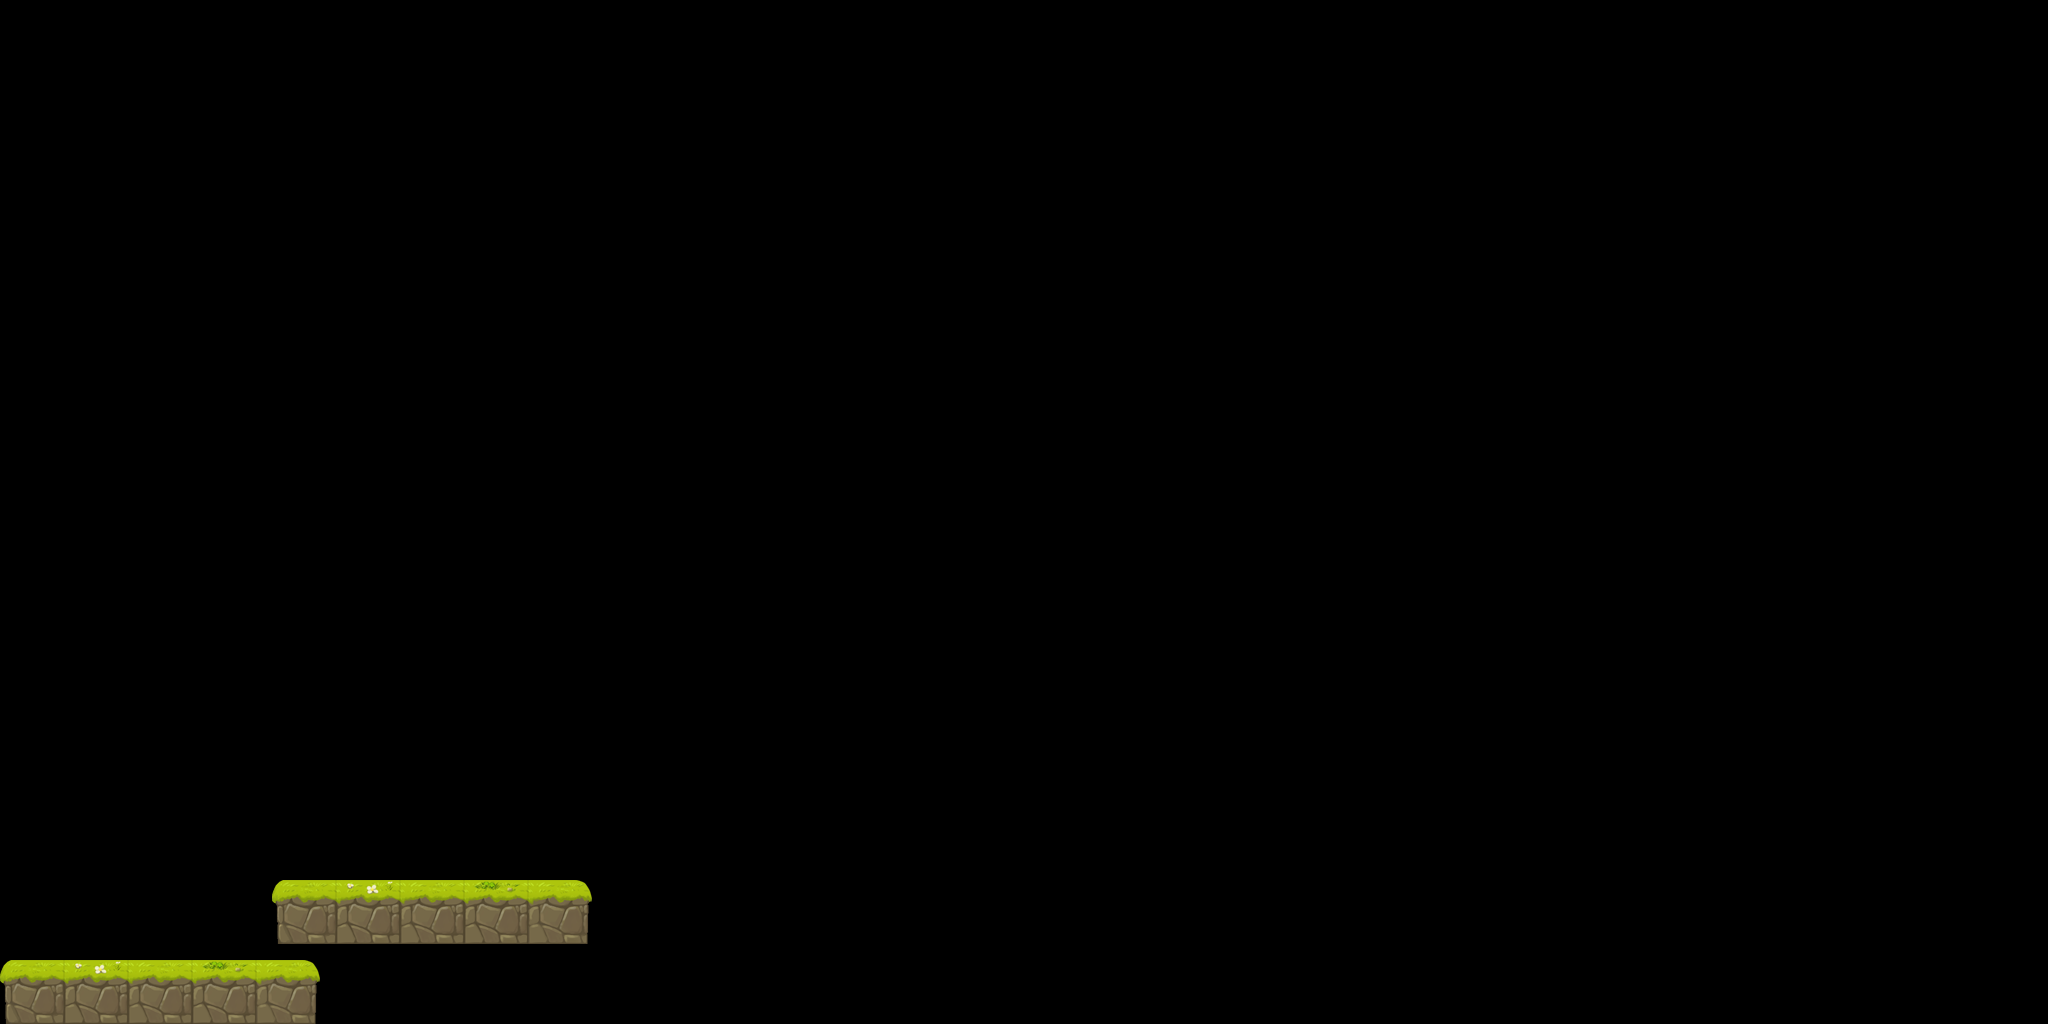

A 2D game scene composited from a Tiled map and its tileset images. What follows is a short description and the map's XML, with each tile layer's data collapsed to a summary:
An orthogonal 128x64 tile map with 16x16 px tiles, 1 tile layer (Ground) and 2 objects.

<map version="1.0" orientation="orthogonal" renderorder="right-down" width="128" height="64" tilewidth="16" tileheight="16" nextobjectid="4">
 <tileset firstgid="1" name="64x_64x_tileset_2.2" tilewidth="16" tileheight="16" tilecount="320" columns="20">
  <image source="64x_64x_tileset_2.2.png" width="320" height="256" />
 </tileset>
 <layer name="Ground" width="128" height="64">
  <data>[8192 cells, 160 non-empty, 80 distinct tile ids]</data>
 </layer>
 <objectgroup name="Wall">
  <object id="1" x="5" y="960" width="313" height="64" />
  <object id="2" x="276.5" y="880" width="313" height="64" />
 </objectgroup>
</map>
